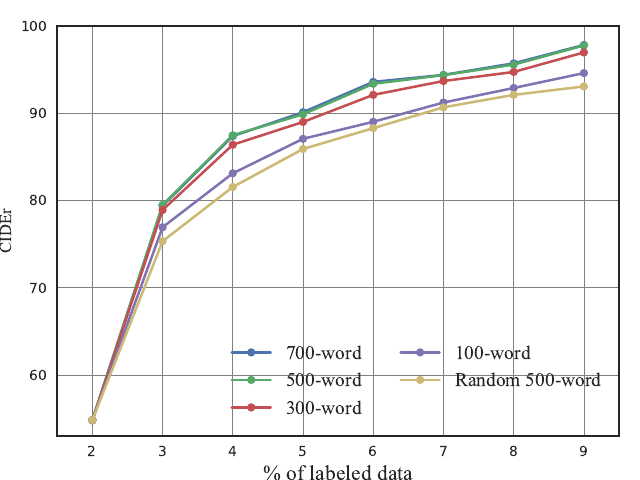

The Python source for this figure:
import matplotlib
matplotlib.use('Agg')
import matplotlib.pyplot as plt
import seaborn as sns
import numpy as np
import os
import matplotlib.font_manager as font_manager

from matplotlib.axes import Axes
import numpy as np
from PIL import Image
from subprocess import call
from collections import OrderedDict
import matplotlib.ticker as mticker
from matplotlib.ticker import FormatStrFormatter


sns.set()
sns.set_style("white")
def plt_props():
    plt.rcParams['font.size'] = 14
    plt.rcParams['axes.labelsize'] = 12
    plt.rcParams['font.style'] = 'normal'
    plt.rcParams['font.variant'] = 'normal' 
    plt.rcParams['xtick.labelsize'] = 12
    plt.rcParams['ytick.labelsize'] = 12
    plt.rcParams['legend.fontsize'] = 14
    plt.rcParams['figure.titlesize'] = 12
    plt.rcParams['figure.figsize'] = 6.2, 4.5
    plt.rcParams['lines.linewidth'] = 1.8
    plt.rcParams['lines.markersize'] = 6

m={}
m['700']='o'
m['500']='o'
m['300']='o'
m['100']='o'
m['random']='o'



BLEU4_ratios = [item for item in [2, 3, 4, 5, 6, 7, 8, 9]]

BLEU4_700 = [54.8,79.4,87.4,90.14,93.62,94.42,95.75,97.86]
BLEU4_700_error = [0, 0, 0, 0, 0, 0, 0, 0]

BLEU4_500 = [54.8,79.5,87.5,89.9,93.4,94.4,95.6,97.8]
BLEU4_500_error = [0, 0, 0, 0, 0, 0, 0, 0]

BLEU4_300 = [54.8,78.92,86.41,89.02,92.13,93.72,94.76,97]
BLEU4_300_error = [0, 0, 0, 0, 0, 0, 0, 0]

BLEU4_100 = [54.8,76.94,83.13,87.09,89.04,91.25,92.92,94.63]
BLEU4_100_error = [0, 0, 0, 0, 0, 0, 0, 0]

BLEU4_random = [54.8,75.34,81.56,85.92,88.31,90.7,92.13,93.1]
BLEU4_random_error = [0, 0, 0, 0, 0, 0, 0, 0]

fig, ax = plt.subplots(dpi=500)
plt_props()
#plt.rc('font',family='Times New Roman') 
BLEU4_700_plot = plt.plot(BLEU4_ratios, BLEU4_700, label='700-word', marker=m['700'])
BLEU4_500_plot = plt.plot(BLEU4_ratios, BLEU4_500, label='500-word', marker=m['500'])
BLEU4_300_plot = plt.plot(BLEU4_ratios, BLEU4_300, label='300-word', marker=m['300'])
BLEU4_100_plot = plt.plot(BLEU4_ratios, BLEU4_100, label='100-word',marker=m['100'])
BLEU4_random_plot = plt.plot(BLEU4_ratios, BLEU4_random, label='Random 500-word', marker=m['random'])


ax.yaxis.set_major_formatter(FormatStrFormatter('%.f'))
plt.legend(loc=4)

font1 = {'family' : 'Times New Roman',
'weight' : 'normal'
}

ax.set_xlim(1.5, 9.5)
ax.set_ylim(53, 100)
#plt.plot([], [], ' ', label= r"CIDEr for 100% data" 
#                            r"=113.5 ")
plt.legend(ncol=2, loc='lower right', prop=font1)
fig.tight_layout()
plt.xlabel('% of labeled data',font1, size = 15.5)
plt.ylabel('CIDEr',font1, size = 12)  
plt.title(' ')
plt.grid(True, color = 'gray', linewidth = 0.5)
fig.savefig('ablation2.pdf',dpi=600,format='pdf')

